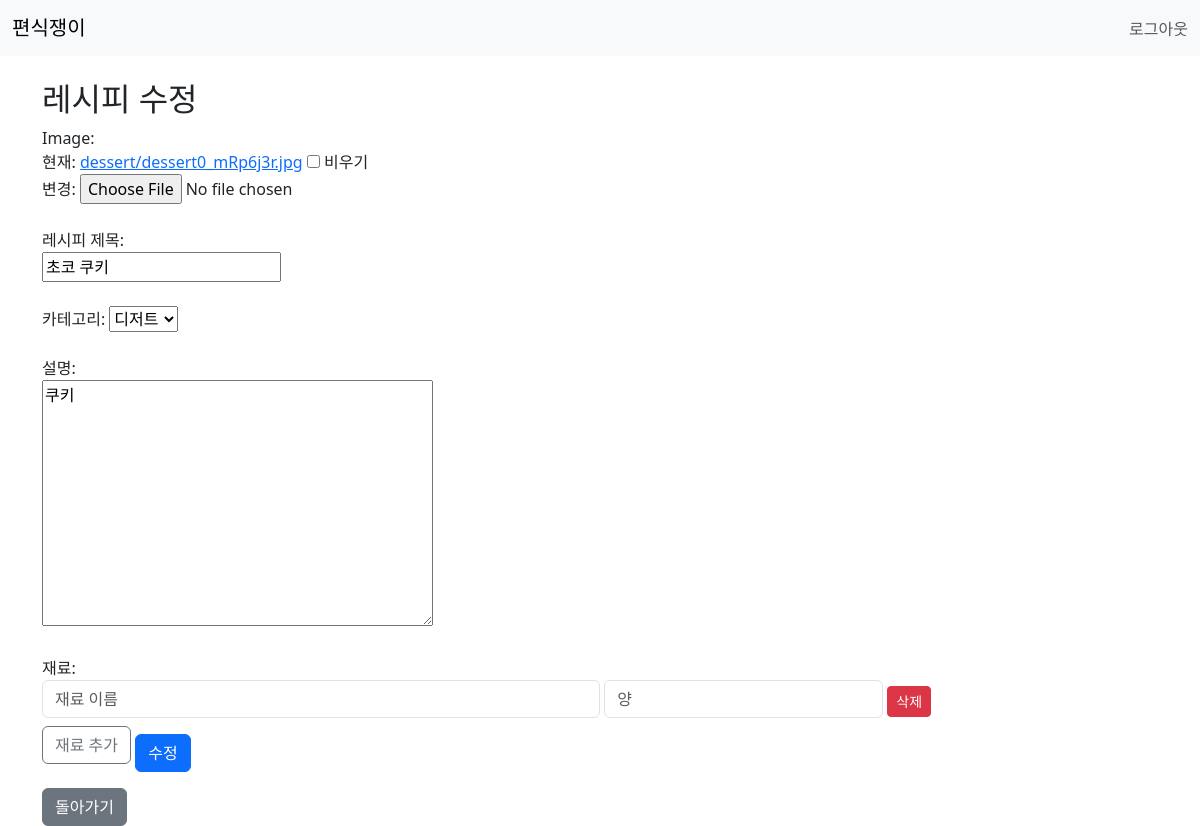
The app's page /recipe/update/436 (signed in) with its own data.
### recipe_app/models.py (models this page shows, shortened)
class Recipe(models.Model):
    CATEGORY_CHOICES = [
        ('food', '음식'),
        ('drink', '음료'),
        ('dessert', '디저트')
    ]
    user = models.ForeignKey(User, on_delete=models.CASCADE)
    title = models.CharField(max_length=200)
    category = models.CharField(max_length=10, choices=CATEGORY_CHOICES, null=True, blank=True)
    description = models.TextField()
    contents=models.JSONField()
    image = models.ImageField(upload_to=category_image_upload_path, null=True, blank=True)
    created_at = models.DateTimeField(auto_now_add=True)

### recipe_app/views.py (the view)
# urls.py: path('recipe/update/<int:pk>', views.recipe_update, name='recipe_update'),
@login_required
def recipe_update(request, pk):
    try:
        recipe = get_object_or_404(Recipe, pk=pk)
    except Recipe.DoesNotExist:
        return HttpResponseNotFound("레시피를 찾을 수 없습니다")
    if request.method == 'POST':
        form = RecipeForm(request.POST, request.FILES, instance=recipe)
        if form.is_valid():
            try:
                RecipeService.update_recipe(recipe, form.cleaned_data)
                return redirect('recipe_app:recipe_detail', pk=recipe.pk)
            except ValidationError as e:
                return HttpResponseBadRequest(f"수정 실패: {e}")
        return HttpResponseBadRequest("폼 유효성 검사 실패")
    else:
        form = RecipeForm(instance=recipe)
        return render(request, 'recipe_app/recipe_form.html', {
            'form': form,
            'mode': 'update',
            'recipe': recipe
        })

### recipe_app/forms.py
class RecipeForm(forms.ModelForm):
    contents = forms.CharField(widget=forms.HiddenInput())
    image = forms.ImageField(required=False)
    class Meta:
        model = Recipe
        fields = ['title', 'category', 'description', 'contents', 'image']
        labels = {
            'title': '레시피 제목',
            'image': '사진',
            'category': '카테고리',
            'description': '설명',
            'contents': '재료'
        }

### templates/recipe_app/recipe_form.html (shortened to what this page needs)
{% extends "base.html" %}
{% block content %}
<h2>{% if mode == 'create' %}레시피 등록 {% else %} 레시피 수정 {% endif %}</h2>
<form id="recipe-form" method="post" enctype="multipart/form-data" onsubmit="return handleFormSubmit();">
  {{ form.image.label_tag }}<br>
  {{ form.image }}<br><br>
  {{ form.title.label_tag }}<br>
  {{ form.title }}<br><br>
  {{ form.category.label_tag }}
  {{ form.category }}<br><br>
  {{ form.description.label_tag }}<br>
  {{ form.description }}<br><br>
  <label for="ingredients-container">재료:</label>
  <div id="ingredients-container">
    <div class="ingredient-group mb-2">
      <input type="text" name="ingredient_name" class="form-control d-inline w-50" placeholder="재료 이름">
      <input type="text" name="ingredient_amount" class="form-control d-inline w-25" placeholder="양">
      <button type="button" class="btn btn-danger btn-sm" onclick="removeIngredient(this)">삭제</button>
    </div>
  </div>
  <button type="button" class="btn btn-outline-secondary mb-3" onclick="addIngredient()">재료 추가</button>
  <button type="submit" class="btn btn-primary">
    {% if mode == 'create' %} 등록 {% else %} 수정 {% endif %}
  </button>
</form>
<a href="{% url 'recipe_app:home'%}" class="btn btn-secondary mt-2">돌아가기</a>
{% endblock %}

### records on screen
Recipe: title "초코 쿠키", category "디저트", description "쿠키"
